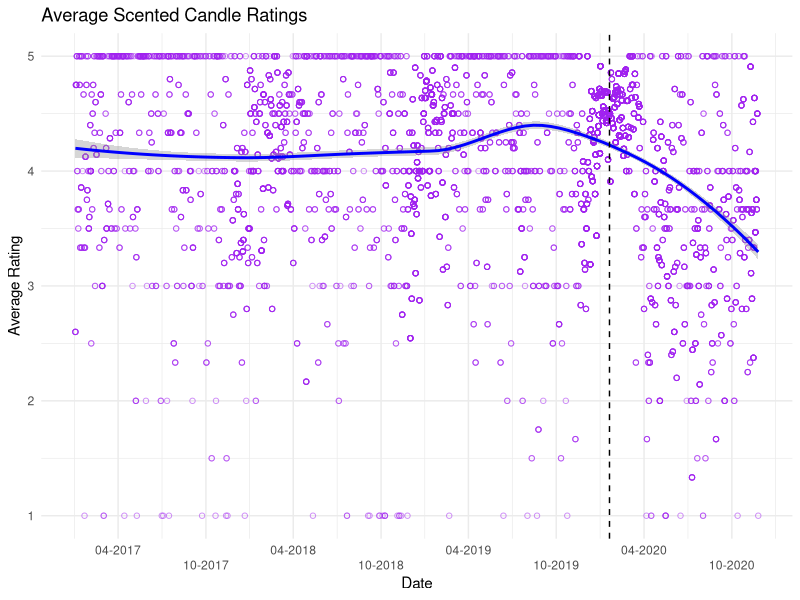
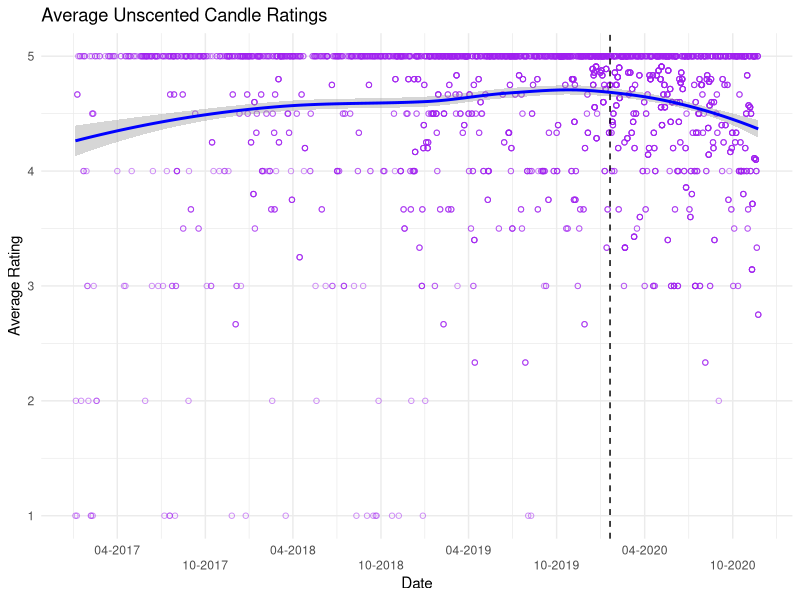

Write the R code that produced these figures, in order. (Note: this script raises an error after producing the figures.)
## ---- chunk 1
library(tidyverse)
library(readxl)
library(gridExtra)
library(Hmisc)
theme_set(theme_classic())

Scented_all <- read_excel(here::here("hw05/data/Scented_all.xlsx"))
Unscented_all <- read_excel(here::here("hw05/data/Unscented_all.xlsx"))

## ---- chunk 2
plot_scented <- Scented_all %>%
  filter(Date > "2017-01-01") %>%
  group_by(Date) %>%
  mutate(Avg_Rating = mean(Rating)) %>%
  ggplot(
    aes(x = as.Date(Date),
        y = Avg_Rating)
    ) +
  geom_point(alpha = .5, 
             shape = 1, 
             color = "purple") +
  scale_x_date(name = "Date", 
               date_breaks = "6 months",
               date_labels = "%m-%Y") +
  geom_smooth(method = "loess",
              color = "blue") +
  geom_vline(xintercept = as.numeric(as.Date("2020-01-20")), 
                                     linetype = "dashed") +
  scale_y_continuous(name = "Average Rating") +
  theme_minimal() +
  ggtitle("Average Scented Candle Ratings") + 
  guides(x = guide_axis(n.dodge = 2))

plot_unscented <- Unscented_all %>%
  filter(Date > "2017-01-01") %>%
  group_by(Date) %>%
  mutate(Avg_Rating = mean(Rating)) %>%
  ggplot(
    aes(x = as.Date(Date),
        y = Avg_Rating)
    ) +
  geom_point(alpha = .5, 
             shape = 1, 
             color = "purple") +
  scale_x_date(name = "Date", 
               date_breaks = "6 months",
               date_labels = "%m-%Y") +
  geom_smooth(method = "loess",
              color = "blue") +
  geom_vline(xintercept = as.numeric(as.Date("2020-01-20")), 
                                     linetype = "dashed") +
  scale_y_continuous(name = "Average Rating") +
  theme_minimal() +
  ggtitle("Average Unscented Candle Ratings") + 
  guides(x = guide_axis(n.dodge = 2))

plot_scented

plot_unscented

## ---- chunk 3
plot_combined <- candles_full %>%
  filter(Date > "2017-01-01") %>%
  group_by(Date) %>% 
  mutate(Avg_Rating = mean(Rating)) %>% 
  ggplot(
    aes(x = as.Date(Date),
        y = Avg_Rating
  )) + 
  geom_point(alpha = .3, 
             shape = 1, 
             color = "purple") +
  scale_x_date(name = "Date", 
               date_breaks = "6 months", 
               date_labels = "%m-%Y") +
  geom_smooth(method = "loess",
              color = "blue") +
  geom_vline(xintercept = as.numeric(as.Date("2020-01-20")), 
             linetype = "dashed") +
  scale_y_continuous(name = "Average Rating") +
  theme_minimal() +
  ggtitle("Average Ratings For Scented and Unscented Candles") + 
  guides(x = guide_axis(n.dodge = 2))

plot_combined

## ---- chunk 4
str_no_scent <- function(x){
  as.numeric(
  	case_when(
  		str_detect(x, "[Nn]o scent") ~ "1", 
  		str_detect(x, "[Nn]o smell") ~ "1",
  		str_detect(x, "[Dd]oes not smell like") ~ "1",
  		str_detect(x, "[Dd]oesn't smell like") ~ "1",
  		str_detect(x, "[Cc]an't smell") ~ "1",
  		str_detect(x, "[Cc]annot smell") ~ "1",
  		str_detect(x, "[Ff]aint smell") ~ "1",
  		str_detect(x, "[Ff]aint scent") ~ "1",
  		str_detect(x, "[Dd]on't smell") ~ "1",
  		str_detect(x, "[Ll]ike nothing") ~ "1",
  		TRUE ~ "0"
  	)
  )
}

Scented_all$CodeReview <- str_no_scent(Scented_all$Review)
Scented_all$CodedReview_f <- factor(Scented_all$CodeReview, labels = c("scent", "noscent"))
print(Scented_all)
## ---- chunk 5
plot2 <- Scented_all %>%
  filter(Date >= "2019-01-01") %>%
  mutate(month = lubridate::floor_date(Date, 
                                       "month")
         ) %>% 
  group_by(month, 
           CodedReview_f) %>% 
  ggplot() +
  aes(x = month, 
      y = (..count..)/sum(..count..)) +
  geom_bar(position = "dodge", 
           fill = "violet") +
  stat_summary(aes(y = CodedReview_f), 
               fun.data = mean_cl_normal)

plot2
